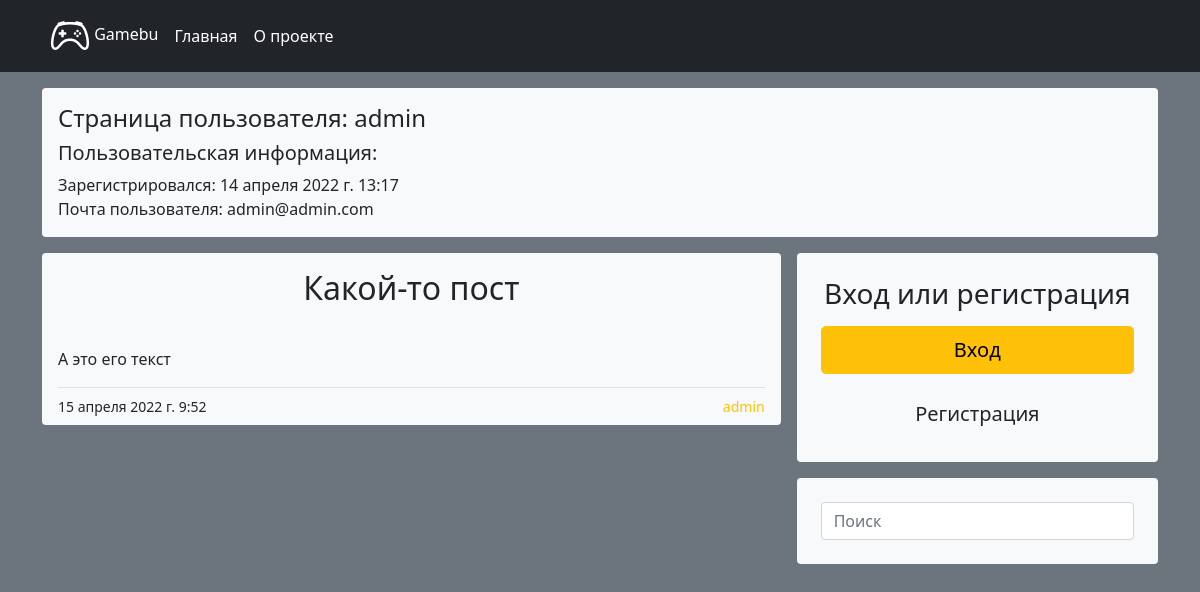
Screenshot of /user/admin with the database file from the repository.
### main/models.py (models this page shows, shortened)
class User(AbstractBaseUser, PermissionsMixin):
    username = models.CharField(
        'Username',
        max_length=20,
        db_index=True,
        unique=True
    )
    email = models.EmailField(
        'Email',
        max_length=50,
        unique=True,
        blank=True,
        null=True
    )
    slug = models.SlugField(
        'Slug',
        max_length=25,
        blank=True,
        null=True
    )
    b_date = models.DateField(
        'Birthday',
        blank=True,
        null=True,
    )
    user_from = models.TextField(
        'User from',
        blank=True,
        null=True,
    )
    user_sex = models.ForeignKey(
        'Sex',
        on_delete=PROTECT,
        blank=True,
        null=True,
    )
    is_staff = models.BooleanField(default=False)
    is_active = models.BooleanField(default=True)
    date_joined = models.DateTimeField(auto_now=True)
    USERNAME_FIELD = 'username'
    REQUIRED_FIELDS = ['email', 'slug']
    objects = UserManager()
    def __str__(self):
        return self.username

class Post(models.Model):
    title = models.CharField('Title', max_length=30)
    slug = models.SlugField('Slug', max_length=35)
    text = models.TextField('Text', max_length=10000, null=True, blank=True)
    image = models.ImageField('Image', upload_to='main', null=True, blank=True)
    author = models.ForeignKey(User, on_delete=CASCADE)
    publish_date = models.DateTimeField('Publish time', auto_now=True)

### main/views.py (the view)
# urls.py: path('user/<slug:user_slug>', UserPage.as_view(), name='user'),
class UserPage(ListView):
    model = User
    template_name = 'main/user.html'
    slug_url_kwarg = 'user_slug'
    context_object_name = 'posts'
    def get_queryset(self):
        post_list = Post.objects.filter(
            author=User.objects.get(slug=self.request.path.rsplit('/', 1)[1]).id
        ).order_by('-publish_date')
        return post_list
    def get_context_data(self, **kwargs):
        context = super(UserPage, self).get_context_data()
        context['author'] = User.objects.get(slug=self.request.path.rsplit('/', 1)[1])
        context['title'] = f"Страница пользователя: {context['author']}"
        return context

### main/templates/main/user.html (shortened to what this page needs)
{% extends 'main/index.html' %}
{% block user_info %}
    <div class='author_info p-3 bg-light rounded col-md-12 mb-3'>
        <h4> Страница пользователя: {{ author.username }}</h4>
        <ul class="author_info_list p-0 m-0" style="list-style: none;">
            <h5>Пользовательская информация:</h5>
            <li>Зарегистрировался: {{ author.date_joined}}</li>
            <li>Почта пользователя: {{ author.email }}</li>
        </ul>
    </div>
{% endblock user_info %}

### main/templates/main/index.html (shortened to what this page needs)
{% extends 'main/base.html' %}
{%  block content %}
<div class="container" >
    {% block user_info %}{% endblock user_info %}
    <div class="row g-3">
        <div class="col-md-8">
            {% if posts %}
            {% for post in posts %}
                <div class="blog-post p-3 bg-light rounded mb-3 pb-2">
                    <h2 class="blog-post-title text-center pb-3 m-0">
                        <a href="{% url 'main:show_post' post.slug %}" class="text-reset text-decoration-none">
                            {{ post.title|capfirst }}
                        </a>
                    </h2>
                    <div class="w-100 small d-flex justify-content-between border-top pt-2">
                        <p class="blog-post-meta mb-0">{{ post.publish_date }}</p>
                        <a href="{% url 'main:user' post.author.slug %}" class="text-warning text-decoration-none">
                            {{ post.author.username }}
                        </a>
                    </div>
                </div>
            {% endfor %}
            {% else %}
            <h1 class="text-center">Здесь ещё нет постов, самое время их создать!</h1>
            {% endif %}
        </div>
        <div class="col-md-4 mt-3">
            <div class="position-sticky" style="top: 16px;">
                {% if not request.user.is_authenticated %}
                <div class="p-4 bg-light rounded">
                        <h3 class="mb-3 fw-normal text-center rounded">Вход или регистрация</h3>
                        <a href="{% url 'main:login' %}">
                            <button class="w-100 btn btn-lg btn-warning mb-3" type="button">Вход</button>
                        </a>
                        <a href="{% url 'main:register' %}">
                            <button class="w-100 btn btn-lg" type="button">Регистрация</button>
                        </a>
                </div>
                {% endif %}
                <form class="p-4 fw-normal bg-light mt-3 rounded" action="{% url 'main:search' %}" method="get">
                    <input type="text" name='q' autocomplete="off" class="form-control form-control-dark" placeholder="Поиск" aria-label="Search">
                </form>
            </div>
        </div>
    </div>
</div>
{% endblock content %}

### rows the page displays
User: username "admin", date_joined "14 апреля 2022 г. 13:17", email "admin@admin.com"
Post: title "Какой-то пост", text "А это его текст", publish_date "15 апреля 2022 г. 9:52", author.username "admin"
